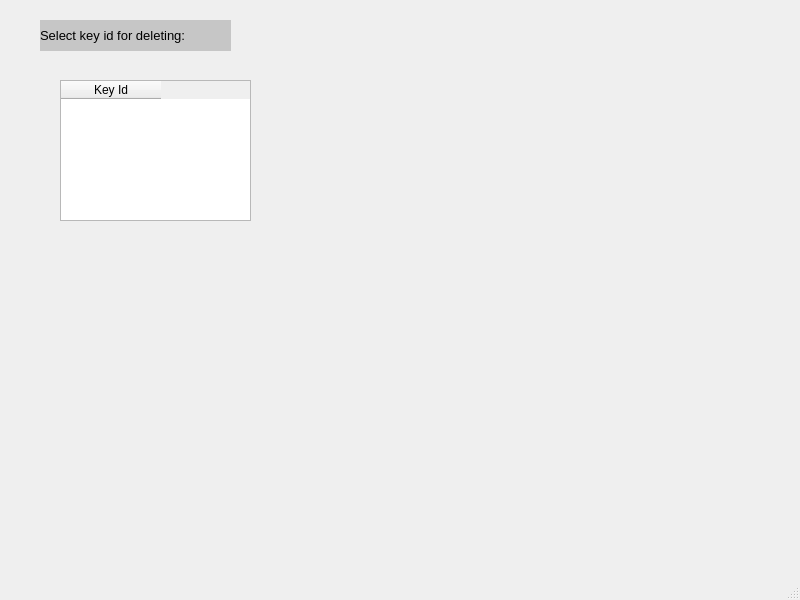
<?xml version="1.0" encoding="UTF-8"?>
<ui version="4.0">
 <class>deletePair</class>
 <widget class="QMainWindow" name="deletePair">
  <property name="geometry">
   <rect>
    <x>0</x>
    <y>0</y>
    <width>800</width>
    <height>600</height>
   </rect>
  </property>
  <property name="windowTitle">
   <string>DeletePair</string>
  </property>
  <widget class="QWidget" name="centralwidget">
   <widget class="QLabel" name="label">
    <property name="geometry">
     <rect>
      <x>40</x>
      <y>20</y>
      <width>191</width>
      <height>31</height>
     </rect>
    </property>
    <property name="font">
     <font>
      <pointsize>10</pointsize>
     </font>
    </property>
    <property name="styleSheet">
     <string notr="true">background-color: rgb(198, 198, 198);</string>
    </property>
    <property name="text">
     <string>Select key id for deleting:</string>
    </property>
   </widget>
   <widget class="QTableWidget" name="tableWidget">
    <property name="geometry">
     <rect>
      <x>60</x>
      <y>80</y>
      <width>191</width>
      <height>141</height>
     </rect>
    </property>
    <property name="showGrid">
     <bool>true</bool>
    </property>
    <column>
     <property name="text">
      <string>Key Id</string>
     </property>
    </column>
   </widget>
  </widget>
  <widget class="QMenuBar" name="menubar">
   <property name="geometry">
    <rect>
     <x>0</x>
     <y>0</y>
     <width>800</width>
     <height>26</height>
    </rect>
   </property>
  </widget>
  <widget class="QStatusBar" name="statusbar"/>
 </widget>
 <resources/>
 <connections/>
</ui>
